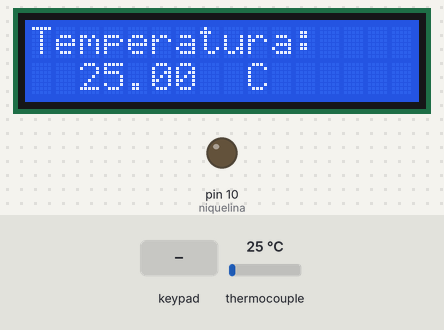
The sketch below on a simulated Arduino Uno, built with avr-gcc and run on an emulated ATmega328P. Parts: 16×2 character LCD, output pins drawn as LEDs (lit = HIGH). The inputs (shaded band) are chosen by the test bench; at power-on: thermocouple 25 °C. What the sketch prints to the serial monitor is not drawn.

Above: at 14.4 s.
14.5 s: keypad keys 1 2 4 5 # pressed 0.4 s apart
At 17.0 s:
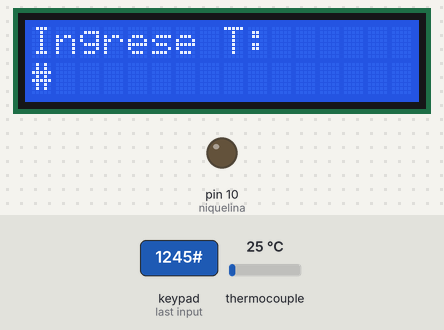
18.2 s: key 'A' pressed
At 19.6 s:
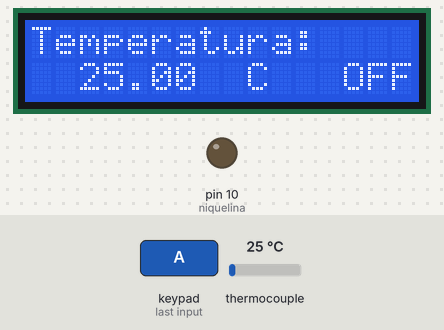
20.4 s: thermocouple set to 6 °C
At 20.8 s:
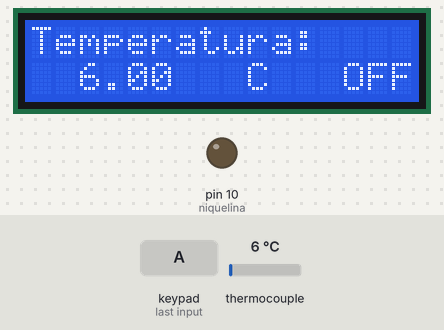
21.9 s: thermocouple set to 75 °C
At 23.1 s:
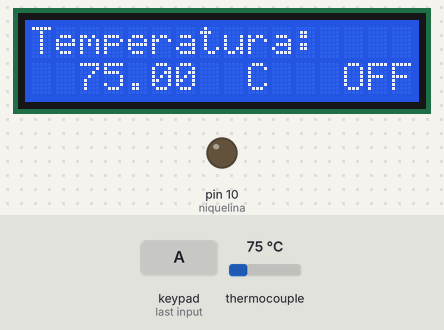
23.4 s: thermocouple set to 150 °C
At 24.3 s:
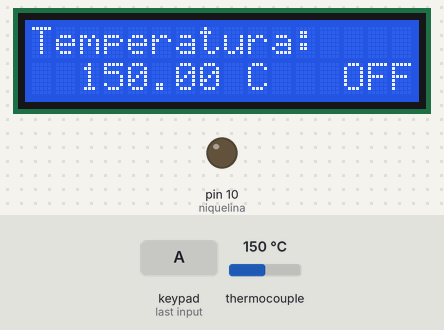
Timing chart, 0 to 25.9 s (numbered marks = the images above; inputs shaded):
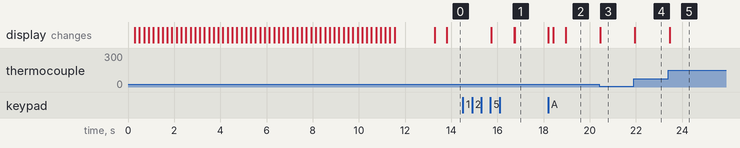

Measured:
- after the input at 14.5 s, the display: first changes after 1.2 s (image 1 shows a later state)
- after the input at 18.2 s, the display: first changes at once (image 2 shows a later state)
- after the input at 20.4 s, the display: changes after 0.05 s (image 3)
- after the input at 21.9 s, the display: changes after 0.05 s (image 4)
- after the input at 23.4 s, the display: changes after 0.06 s (image 5)

The sketch:

Resistance_change.ino
```cpp
#include <PID_v1.h>
#include <max6675.h>
#include <LiquidCrystal_I2C.h>
#include <Wire.h>
#include <Keypad.h>

#define Password_Lenght 5 // Give enough room for four chars + NULL char
#define LED_ON 1
#define niquelina 10
//---------------------------------------------------------------------

//DEFINIR VARIABLES GLOBABLES

unsigned long start;

float temperatura = 0; // Variable para almacenar temperatura
double new_temp = 0;

  //Variables Teclado
int cuadro=0;
int fila=0;
int state=1;

   // Variables Clave
char Data[Password_Lenght]; // 4 is the number of chars it can hold + the null char = 5
char Master[Password_Lenght] = "1245";
byte data_count = 0, master_count = 0;
bool Pass_is_good;

    //VariablesCambioTemp
    char char_tecla3;
    char char_tecla4;


//DEFINIR FUNCIONES GLOBALES

void IngreseTemperatura();
int CambioTemperatura();
void MostrarTemperatura();

//-----------------------------PANTALLA
LiquidCrystal_I2C lcd(0x3F,16,2); // Inicializamos objeto LCD de 16x2 pantalla, 0x3F es la direccion de puerto


//-----------------------------TECLADO
  const byte ROWS=4;
  const byte COLS=4;
  //Matriz que define los valores tomados del teclado

  char hexaKeys [ROWS][COLS] = {
   { '1','2','3', 'A' },
   { '4','5','6', 'B' },
   { '7','8','9', 'C' },
   { '*','0','#', 'D' }

  };

const byte rowPins[ROWS] = {  6,7,8,9 };
const byte colPins[COLS] = {  2,3,4,5  };


  //Inicializar una instancia de la clase NewKeypad
  Keypad customKeypad = Keypad(makeKeymap (hexaKeys), rowPins, colPins, ROWS, COLS);

  char tecla= customKeypad.getKey();
//------------------------------TERMOCUPLA

// Definir los pines para el modulo MAX 6675
    int ktcSO = 11;
    int ktcCS = 12;
    int ktcCLK = 13;

MAX6675 ktc(ktcCLK, ktcCS, ktcSO);

//------------------------------RELE - NIQUELINA


//------------------------------ILLIS
unsigned long previousMillis=0;
const long interval= 1000;

//VARIABLES CAMBIOTEMPERATURA()

int PulseWidth=255;

//Define Variables we'll be connecting to
double Setpoint, Input, Output;

//Specify the links and initial tuning parameters
PID myPID(&Input, &Output, &Setpoint,2,5,1,P_ON_M, DIRECT); //P_ON_M specifies that Proportional on Measurement be used
                                                            //P_ON_E (Proportional on Error) is the default behavior

void setup() {

    //activa comunicacion serial.
       Serial.begin(9600);


//----------------PANTALLA

      lcd.init();
      lcd.backlight();

         lcd.print("SENSOR DE TEMPERATURA");
             lcd.setCursor(5,1); // Saltamos a la siguiente linea
            lcd.print ("04/05/2018");


        for (int positionCounter=0; positionCounter <13; positionCounter ++){
          lcd.scrollDisplayLeft();
          delay (200);
        }

        for (int positionCounter=0; positionCounter <29; positionCounter ++){
          lcd.scrollDisplayRight();
          delay (200);
        }

         for (int positionCounter=0; positionCounter <16; positionCounter ++){
          lcd.scrollDisplayLeft();
          delay (200);
        }

      delay(1500);

      analogWrite(niquelina, 0); //// VALOR INICIAL NIQUELINA
        lcd.setCursor(0,0);
        lcd.print("                ");
        lcd.setCursor(0,1);
        lcd.print("                ");


//-----------------TECLADO


//-----------------TERMOCUPLA

//------------------RELE - NIQUELINA

     pinMode(niquelina, OUTPUT);
     start = millis();

//------------------CAMBIO DE TEMPERATURA ()

//initialize the variables we're linked to
  Input = analogRead(11);
  Setpoint = 35; //Defininimos la temperatura inicial a alcanzar como 35

  //turn the PID on
  myPID.SetMode(AUTOMATIC);

}

void loop() {

  unsigned long currentMillis = millis();
//-----------------TECLADO

   //Declarar tecla como caracter
   char tecla= customKeypad.getKey();


 //-----------------TERMOCUPLA
      //Leer temperatura.
   //temperatura=ktc.readCelsius();


//---------------------INGRESAR DATO Y MOSTRAR PANTALLA

if (tecla == NO_KEY){


       if (millis() - start >= 500UL){
           start = millis();
           MostrarTemperatura(); //Llamamos a la funcion que mostrará la temperatura en la pantalla
       }
    }
    else {
            Data[data_count] = tecla; // store char into data array
           // lcd.setCursor(data_count,1); // move cursor to show each new char
            //lcd.print(Data[data_count]); // print char at said cursor


            data_count++; // increment data array by 1 to store new char, also keep track of the number of chars entered


          if(data_count == Password_Lenght-1) // if the array index is equal to the number of expected chars, compare data to master
          {
            lcd.clear();
            lcd.setCursor(0, 0);
            lcd.print("Password is ");

            if(!strcmp(Data, Master)) {// equal to (strcmp(Data, Master) == 0)
                lcd.print("Good");
                delay(1000);

                IngreseTemperatura(); //Llamamos a la funcion IngreseTemperatura

                    while(1){
                      CambioTemperatura(); // Llamamos a la funcion que caliente la niquelina
                      if (CambioTemperatura()==0) { // Sale del WHILE si el usuario lo desea
                        Serial.print("TECLA 6:");
                        break;
                      }
                    }

                } else
              lcd.print("Bad");

            delay(1000);// added 1 second delay to make sure the password is completely shown on screen before it gets cleared.
            lcd.clear();
            clearData();

          }
          Serial.print("TEMPERATURA NEW_TEMP:");
          Serial.print(new_temp);
      }


//------------------RELE - NIQUELINA


 }

     //DESARROLLO DE FUNCIONES

void clearData()
{
  while(data_count !=0)
  {   // This can be used for any array size,
    Data[data_count--] = 0; //clear array for new data
  }
  return;
}

void MostrarTemperatura()
{
           lcd.clear();
           double temperatura=ktc.readCelsius();
              Serial.print("Temperatura CON KEY= ");
              Serial.print(temperatura);
           Serial.println(" C");
           lcd.setCursor(0, 0);
           lcd.print("Temperatura: ");
           lcd.setCursor(2, 1);
           lcd.print(temperatura);
           lcd.setCursor(9, 1);
           lcd.print("C");


  }

void  IngreseTemperatura()
{
  lcd.clear();
        lcd.setCursor(0,0);
        lcd.print("Ingrese T: ");

        lcd.setCursor(0,1);
        char tecla3 = customKeypad.waitForKey(); //Bloquea la ejecucuión del sketch hasta que se pulse una tecla
        lcd.print(tecla3);
        lcd.setCursor(1,1);
        char_tecla3 = tecla3; //almaceno el char ingresado local en uno global

        char tecla4 = customKeypad.waitForKey(); //Bloquea la ejecucuión del sketch hasta que se pulse una tecla
        char_tecla4 = tecla4;

        //Se resta 48 para convertir de ASCII a DECIMAL
        int temp1= (int)char_tecla3-48;
        int temp2= (int)char_tecla4-48;
        new_temp = (10*temp1)+temp2;

        lcd.print(tecla4);
        delay(200);

        lcd.clear();
        //Mover Pantalla
        lcd.setCursor(2,0);
        lcd.print("Temperatura");
        lcd.setCursor(4,1);
        lcd.print ("Cambiada");

    //Ponemos cmo Setpoint la temperatura cambiada
      Setpoint=new_temp;

        delay(500);


  }

int CambioTemperatura() {

   while (temperatura <= new_temp){

//Enviar dato de temperatura por el puerto serial.
    if (millis() - start >= 500UL){
       start = millis();
       temperatura=ktc.readCelsius();

       Input = analogRead(11); // Porque el SO es de DATA INPUT
       myPID.Compute();
       analogWrite(niquelina,Output);

       Serial.print(start);
       Serial.print("\t");
       Serial.print(temperatura);
       Serial.print("\t");
       Serial.println(Output);

       //MostrarTemperatura Pantalla
       MostrarTemperatura();
       lcd.setCursor(13, 1);
       lcd.print("ON");

       char teclaexit = customKeypad.getKey();

          if((int)teclaexit ==65)
          { Serial.print("TECLA EXIT ON:");
            return 0; //se asegura que la tecla ingresada sea A en formato ASCCI */
          }
      }
   }


   while(temperatura>= new_temp)
    {  ;
      PulseWidth=0;
       if (millis() - start >= 500UL){
         start = millis();
         temperatura=ktc.readCelsius();

         Serial.print("Temperatura = ");
         Serial.print(start);
         Serial.print("\t");
         Serial.print(temperatura);
         Serial.print("\t");
         Serial.println(PulseWidth);

         analogWrite(niquelina,PulseWidth);

         //MostrarTemperatura Pantalla
         MostrarTemperatura();

         lcd.setCursor(13, 1);
         lcd.print("OFF");

         char teclaexit2=customKeypad.getKey();

          if((int)teclaexit2== 65)
          { Serial.print("TECLA EXIT OFF:");
            return 0; //se asegura que la tecla ingresada sea A en formato ASCCI */
          }

        }
      }
 }
```
